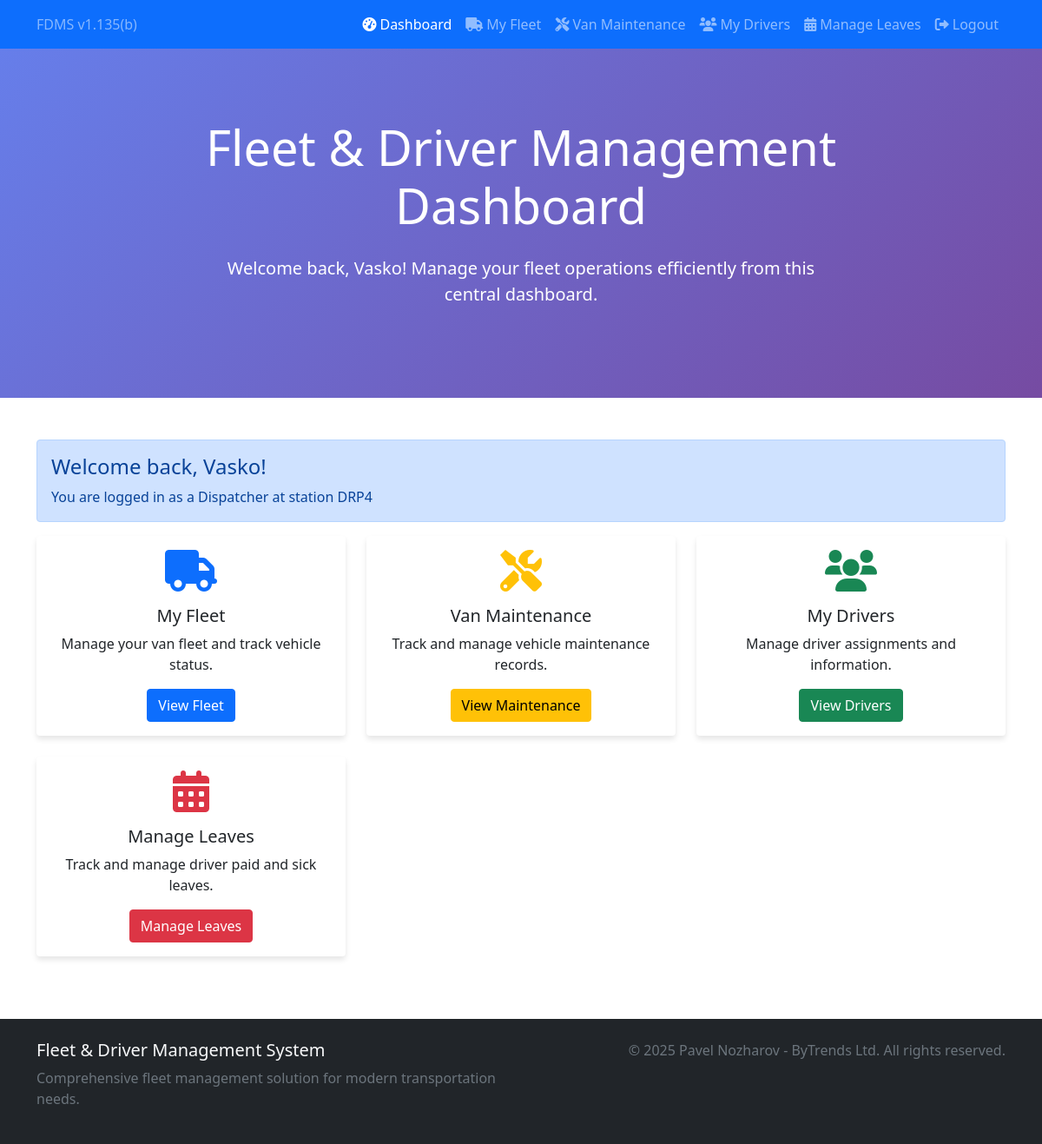
The app's page /dashboard.php (signed in) with its own data.
### tables this page shows
CREATE TABLE users (
    id INT AUTO_INCREMENT PRIMARY KEY,
    username VARCHAR(50) UNIQUE NOT NULL,
    password VARCHAR(255) NOT NULL,
    first_name VARCHAR(100) NOT NULL,
    middle_name VARCHAR(100),
    last_name VARCHAR(100) NOT NULL,
    user_type ENUM('dispatcher', 'station_manager') NOT NULL,
    station_id INT,
    created_at TIMESTAMP DEFAULT CURRENT_TIMESTAMP,
    updated_at TIMESTAMP DEFAULT CURRENT_TIMESTAMP ON UPDATE CURRENT_TIMESTAMP
);

CREATE TABLE stations (
    id INT AUTO_INCREMENT PRIMARY KEY,
    station_code VARCHAR(10) UNIQUE NOT NULL,
    station_name VARCHAR(100) NOT NULL,
    created_at TIMESTAMP DEFAULT CURRENT_TIMESTAMP,
    updated_at TIMESTAMP DEFAULT CURRENT_TIMESTAMP ON UPDATE CURRENT_TIMESTAMP
);

### config.php (called while the page is built, shortened)
<?php
try {
    $pdo = new PDO("mysql:host=" . DB_HOST . ";dbname=" . DB_NAME . ";charset=utf8", DB_USER, DB_PASS);
    $pdo->setAttribute(PDO::ATTR_ERRMODE, PDO::ERRMODE_EXCEPTION);
    $pdo->setAttribute(PDO::ATTR_DEFAULT_FETCH_MODE, PDO::FETCH_ASSOC);
} catch(PDOException $e) {
    die("Database connection failed: " . $e->getMessage());
}
function isLoggedIn() {
    return isset($_SESSION['user_id']);
}
function isDriverLoggedIn() {
    return isset($_SESSION['user_type']) && $_SESSION['user_type'] === 'driver';
}
function getCurrentUser() {
    global $pdo;
    if (isLoggedIn() && !isDriverLoggedIn()) {
        $stmt = $pdo->prepare("SELECT u.*, s.station_code, s.station_name FROM users u LEFT JOIN stations s ON u.station_id = s.id WHERE u.id = ?");
        $stmt->execute([$_SESSION['user_id']]);
        return $stmt->fetch();
    }
    return null;
}
?>

### dashboard.php (the view, shortened to what this page needs)
<?php
require_once 'config.php';
?>
<!DOCTYPE html>
<html lang="en">
<head>
    <link href="https://cdn.jsdelivr.net/npm/bootstrap@5.1.3/dist/css/bootstrap.min.css" rel="stylesheet">
    <link href="https://cdnjs.cloudflare.com/ajax/libs/font-awesome/6.0.0/css/all.min.css" rel="stylesheet">
</head>
<body>
    <?php include 'includes/navbar.php'; ?>
    <div class="hero-section">
        <div class="container">
            <div class="row">
                <div class="col-lg-8 mx-auto text-center">
                    <h1 class="display-4 mb-4">Fleet & Driver Management Dashboard</h1>
                    <p class="lead mb-4">Welcome back, <?php echo htmlspecialchars($user['first_name']); ?>!
                    Manage your fleet operations efficiently from this central dashboard.</p>
                </div>
            </div>
        </div>
    </div>
    <div class="container my-5">
        <div class="row">
            <div class="col-12">
                <div class="alert alert-primary">
                    <h4>Welcome back, <?php echo htmlspecialchars($user['first_name']); ?>!</h4>
                    <p class="mb-0">You are logged in as a <?php echo ucwords(str_replace('_', ' ', $user['user_type'])); ?>
                    <?php if ($user['station_code']): ?>
                        at station <?php echo htmlspecialchars($user['station_code']); ?>
                    <?php endif; ?>
                    </p>
                </div>
            </div>
        </div>
        <div class="row">
            <div class="col-md-4 mb-4">
                <div class="card feature-card h-100">
                    <div class="card-body text-center">
                        <i class="fas fa-truck fa-3x text-primary mb-3"></i>
                        <h5 class="card-title">My Fleet</h5>
                        <p class="card-text">Manage your van fleet and track vehicle status.</p>
                        <a href="fleet.php" class="btn btn-primary">View Fleet</a>
                    </div>
                </div>
            </div>
            <div class="col-md-4 mb-4">
                <div class="card feature-card h-100">
                    <div class="card-body text-center">
                        <i class="fas fa-tools fa-3x text-warning mb-3"></i>
                        <h5 class="card-title">Van Maintenance</h5>
                        <p class="card-text">Track and manage vehicle maintenance records.</p>
                        <a href="maintenance.php" class="btn btn-warning">View Maintenance</a>
                    </div>
                </div>
            </div>
            <div class="col-md-4 mb-4">
                <div class="card feature-card h-100">
                    <div class="card-body text-center">
                        <i class="fas fa-users fa-3x text-success mb-3"></i>
                        <h5 class="card-title">My Drivers</h5>
                        <p class="card-text">Manage driver assignments and information.</p>
                        <a href="drivers.php" class="btn btn-success">View Drivers</a>
                    </div>
                </div>
            </div>
            <div class="col-md-4 mb-4">
                <div class="card feature-card h-100">
                    <div class="card-body text-center">
                        <i class="fas fa-calendar-alt fa-3x text-danger mb-3"></i>
                        <h5 class="card-title">Manage Leaves</h5>
                        <p class="card-text">Track and manage driver paid and sick leaves.</p>
                        <a href="manage_leaves.php" class="btn btn-danger">Manage Leaves</a>
                    </div>
                </div>
            </div>
        </div>
    </div>
    <?php include 'includes/footer.php'; ?>
</body>
</html>

### dashboard.php (style rules this page uses)
.hero-section { background: linear-gradient(135deg, #667eea 0%, #764ba2 100%); color: white; padding: 80px 0; }
.feature-card { border: none; box-shadow: 0 4px 6px rgba(0, 0, 0, 0.1); transition: transform 0.3s ease; }

### records on screen
users: first_name "Vasko", user_type "Dispatcher", station.station_code "DRP4"
